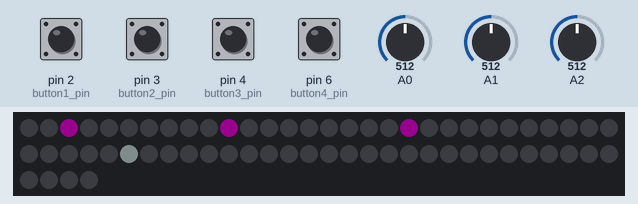
A sketch run on a simulated Teensy 3. Parts: 64 RGB LEDs in strip order, left to right, continuing on the next row. The test bench sets the inputs (shaded band); at power-on: pin 2 (button1_pin), pin 3 (button2_pin), pin 4 (button3_pin), pin 6 (button4_pin) HIGH, A2 = 512, A0 = 512, A1 = 512. Dim RGB values are drawn brighter than linear; random numbers use the default seed unless the sketch sets one.

Above: at 1.2 s.
1.3 s: A2 set to 716
4.3 s: pin 6 (button4_pin) pulled LOW for 0.15 s
7.0 s: A2 set to 992
10.0 s: pin 6 (button4_pin) pulled LOW for 1 s
14.0 s: A2 set to 306
17.0 s: pin 4 (button3_pin) pulled LOW for 1 s
Timing chart, 0 to 19.6 s (numbered marks = the images above; inputs shaded):
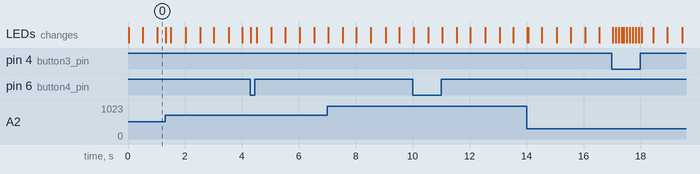

The sketch:

Class_4-etch_a_sketch_with_shake_and_rando.ino
```cpp
/*
  A tiny etch a sketch that can draw random lines

  Top row of pots: x position, y position, color
  button on pin 2 - Save the current position and color to array
  button on pin 3 - errase current led
  button on pin 4 - hold for two seconds to clear screen
  button on pin 6 (not installed in class) - daw a random line

  This has been simplified from the version in class and combined
  with the rando code

  Shake_mode increments from 0 to 3

  When button falls Shake_mode is set to 1
  After two seconds of the button being held down it is set to two
  As soon as it’s in mode 2 the animation is started.
  The animation is done once shake_movement is >7 and the mode is set to 3
  In mode 3 the bank is set to 0, all the variables used in this process are set to 0, and the mode returns to 0


*/


//This first block is all copy-paste and can be left alone except for brightness it just sets up the library

//led biz begin
#include <WS2812Serial.h>
//we'll be using the Teensy audio library and it doesn't play nicely with neopixels.h or fastled
// so Paul of PJRC made this much more efficient version
const int num_of_leds = 64;
const int pin = 5; // only these pins can be used on the Teensy 3.2:  1, 5, 8, 10, 31
byte drawingMemory[num_of_leds * 3];       //  3 bytes per LED
DMAMEM byte displayMemory[num_of_leds * 12]; // 12 bytes per LED
WS2812Serial leds(num_of_leds, displayMemory, drawingMemory, pin, WS2812_GRB);

//1.0 is VERY bright if you're powering it off of 5V
// this needs to be declared and set to something >0 for the LEDs to work
float max_brightness = 0.1;
//led biz end

int button1_pin = 2;
int button2_pin = 3;
int button3_pin = 4;
int button4_pin = 6;

#include <Bounce2.h>
#define BOUNCE_LOCK_OUT

//initialize the debouncers
Bounce debouncer1 = Bounce();
Bounce debouncer2 = Bounce();
Bounce debouncer3 = Bounce();
Bounce debouncer4 = Bounce();

unsigned long current_time;
unsigned long prev[8]; //array of 8 variables named "prev"
int shift;
float set_hue;
int xy_sel;
int xy_count;
int x_pot;
int y_pot;
int rainbow1;
int test2;
int save;
float bank1[8][8];
float save_hue;
int cursor_blink;
int erase_pixel;
int shake_mode;
unsigned long shake_time;
int shake_movement;
int blink_rate;
float blink_brightness;
float bank1_reading;

void setup() {
  leds.begin(); //must be done in setup for the LEDs to work.

  pinMode(button1_pin, INPUT_PULLUP);
  debouncer1.attach(button1_pin);
  debouncer1.interval(10); // interval in ms

  pinMode(button2_pin, INPUT_PULLUP);
  debouncer2.attach(button2_pin);
  debouncer2.interval(10); // interval in ms

  pinMode(button3_pin, INPUT_PULLUP);
  debouncer3.attach(button3_pin);
  debouncer3.interval(10); // interval in ms

  pinMode(button4_pin, INPUT_PULLUP);
  debouncer4.attach(button4_pin);
  debouncer4.interval(10); // interval in ms

  analogReadAveraging(64);  //smooth the readings so they jump around less

  //https://www.maximintegrated.com/en/design/technical-documents/app-notes/4/4400.html
  randomSeed(analogRead(A9)); //get an radnom analog reading to start the random algorhythm. This makes it so the rando() line will actaully be differnt each time it resets.
  rando(); //call the custom function that dras a random line in bank1
}

//void means it returns nothing
void rando() {
  //get new random numbers, then compute the line in the two fors

  float hue1 = random(100) / 99.0;
  int r1 = random(0, 8);
  int r2 = random(0, 8);
  int r3 = random(0, 8);
  int r4 = random(0, 8);

  for ( int x_count = 0; x_count < 8; x_count++) {
    for ( int y_count = 0; y_count < 8; y_count++) {
      xy_count = x_count + (y_count * 8); //goes from 0-63

      if (maskLine(xy_count, r1, r2, r3, r4)) {
        //shift by 1 so we can us 0 to mean tucn the light off. 0 hue is red so we wound't get that color
        bank1[y_count][x_count] = 1.0 + hue1;
      }

    }
  }

}


void loop() {
  current_time = millis();

  debouncer1.update(); //check the buttons
  debouncer2.update();
  debouncer3.update();
  debouncer4.update();

  if (debouncer4.fell()) { //if it's ".read() == 0" it would make new lines as fast as possible
    rando(); //draw one random line
  }

  if (debouncer1.read() == 0) { //is the button being pressed
    save = 1;
  }

  if (debouncer2.read() == 0) { //is the button being pressed
    erase_pixel = 1;
  }

  if (debouncer3.fell()) { //was the button not pressed and now it is
    shake_time = current_time;
    shake_mode = 1;
  }

  if (debouncer3.rose()) {
    if (shake_mode == 1) {
      //only go back to mode 0 if we're in mode 1
      // otherwise we'll have to keep holging the button untill the shake animation is done
      // since if we realse during it the mode would reset and it won't actually clear it
      shake_mode = 0;
    }
  }

  if (debouncer3.read() == 0) { //while the button is down
    if (current_time - shake_time > 2000) {
      if (shake_mode == 1) {
        shake_mode = 2; //change the mode after its held for 2 seconds
      }
    }
  }


  if (shake_mode == 2) {
    if (current_time - prev[2] > 100) {
      prev[2] = current_time;

      shake_movement++; //increment ever 150 ms and go on to the next mode once we hit 8
      if (shake_movement > 7) {
        shake_mode = 3;
      }

    }
  }

  if (shake_mode == 3) {  //clear the screen
    Serial.println("SHAKE!");
    shake_mode = 0; //reset these variables so everythign starts at 0 nect time we shake it up
    shake_movement = 0;

    for (int x = 0; x < 8; x++) {
      for (int y = 0; y < 8; y++) {
        bank1[y][x] = 0; //clear the bank by setting each position to 0
      }
    }
  }

  if (save == 1) {
    //shift by 1 so we can us 0 to mean turn the light off. 0 hue is red so we wound't get that color
    bank1[y_pot][x_pot] = save_hue + 1;
    save = 0;
  }

  if (erase_pixel == 1) {
    bank1[y_pot][x_pot] = 0;
    erase_pixel = 0; //after we earase the pixel exit this mode
  }

  if (shake_mode == 1) { //blink faster while youre holding down the button and it's clearing
    blink_rate = 100;
  }
  else {
    blink_rate = 500;
  }

  if (current_time - prev[1] > blink_rate) {
    prev[1] = current_time;
    cursor_blink = !cursor_blink; //1 becomes 0 and visa versa
  }


  if (current_time - prev[0] > 33) { //33 millis is about 30Hz, aka fps
    prev[0] = current_time;

    x_pot = map(analogRead(A0), 0, 1023, 0, 7); //map to just 0-7 to select the column...
    //" 7- " flips it so turing right goes up. chancing the map doesnt work as well.
    y_pot = 7 - map(analogRead(A1), 0, 1023, 0, 7);
    xy_sel = x_pot + (y_pot * 8); //both of these are combined to set the exact pixel from 0-63

    save_hue = map(analogRead(A2), 0, 1023, 0, 100) / 100.0; //map can't do floats so this gives us 0-1.0

    for ( int x_count = 0; x_count < 8; x_count++) {
      for ( int y_count = 0; y_count < 8; y_count++) {
        xy_count = x_count + (y_count * 8); //goes from 0-63

        set_pixel(xy_count, 0, 0, 0); // turn everything off. otherwise the last "frame" swill still show

        if (shake_mode == 2) {
          //change where were looking in the bank with the changing shake_movement
          bank1_reading = bank1[y_count - shake_movement][x_count];
        }
        else {
          //dispay the bank just as it is
          bank1_reading = bank1[y_count][x_count];
        }

        if (bank1_reading >= 1) {
          float hue = bank1_reading - 1.0; //We shifted by one when we saved it so we need to shift it back to get the hue
          set_pixel(xy_count, hue, 1, 1);
        }

        if (xy_count == xy_sel) {
          if (shake_mode == 1) {  //make it brighter when you're holding the button
            set_pixel(xy_sel, save_hue , cursor_blink, 1);
          }
          else {
            set_pixel(xy_sel, save_hue , cursor_blink, .5);
          }
        }
      }
    }
    leds.show(); // after we've set what we want all the LEDs to be we send the data out through this function
  }

}// loop is over


//This function is a little different than you might see in other libraries but it works pretty similar
// instead of 0-255 you see in other libraries this is all 0-1.0
// you can copy this to the bottom of any code as long as the declarations at the top in "led biz" are done

//set_pixel_HSV(led to change, hue,saturation,value aka brightness)
// led to change is 0-63
// all other are 0.0 to 1.0
// hue - 0 is red, then through the ROYGBIV to 1.0 as red again
// saturation - 0 is fully white, 1 is fully colored.
// value - 0 is off, 1 is the value set by max_brightness
// (it's not called brightness since, unlike in photoshop, we're going from black to fully lit up

//based on https://stackoverflow.com/questions/3018313/algorithm-to-convert-rgb-to-hsv-and-hsv-to-rgb-in-range-0-255-for-both

void set_pixel(int pixel, float fh, float fs, float fv) {
  byte RedLight;
  byte GreenLight;
  byte BlueLight;

  byte h = fh * 255;
  byte s = fs * 255;
  byte v = fv * max_brightness * 255;

  h = (h * 192) / 256;  // 0..191
  unsigned int i = h / 32;   // We want a value of 0 thru 5
  unsigned int f = (h % 32) * 8;   // 'fractional' part of 'i' 0..248 in jumps

  unsigned int sInv = 255 - s;  // 0 -> 0xff, 0xff -> 0
  unsigned int fInv = 255 - f;  // 0 -> 0xff, 0xff -> 0
  byte pv = v * sInv / 256;  // pv will be in range 0 - 255
  byte qv = v * (256 - s * f / 256) / 256;
  byte tv = v * (256 - s * fInv / 256) / 256;

  switch (i) {
    case 0:
      RedLight = v;
      GreenLight = tv;
      BlueLight = pv;
      break;
    case 1:
      RedLight = qv;
      GreenLight = v;
      BlueLight = pv;
      break;
    case 2:
      RedLight = pv;
      GreenLight = v;
      BlueLight = tv;
      break;
    case 3:
      RedLight = pv;
      GreenLight = qv;
      BlueLight = v;
      break;
    case 4:
      RedLight = tv;
      GreenLight = pv;
      BlueLight = v;
      break;
    case 5:
      RedLight = v;
      GreenLight = pv;
      BlueLight = qv;
      break;
  }
  leds.setPixelColor(pixel, RedLight, GreenLight, BlueLight);
}

#ifndef _swap_int16_t
#define _swap_int16_t(a, b)                                                    \
  {                                                                            \
    int16_t t = a;                                                             \
    a = b;                                                                     \
    b = t;                                                                     \
  }
#endif

// Will return a 1 if there is a line at that point devined by the parameters
// maskLine(pixel selected, First x, first y, destination x, destinationy)
// based on https://github.com/adafruit/Adafruit-GFX-Library/blob/0b6068e833b050fa83ed90558c54f3389d26bc5b/Adafruit_GFX.cpp#L132

byte maskLine(int16_t sel, int16_t x0, int16_t y0, int16_t x1, int16_t y1) {
  byte pixels[64];
  x0 = constrain(x0, 0, 7);
  x1 = constrain(x1, 0, 7);
  y0 = constrain(y0, 0, 7);
  y1 = constrain(y1, 0, 7);
  pixels[sel] = 0;

  int16_t steep = abs(y1 - y0) > abs(x1 - x0);
  if (steep) {
    _swap_int16_t(x0, y0);
    _swap_int16_t(x1, y1);
  }

  if (x0 > x1) {
    _swap_int16_t(x0, x1);
    _swap_int16_t(y0, y1);
  }

  int16_t dx, dy;
  dx = x1 - x0;
  dy = abs(y1 - y0);

  int16_t err = dx >> 1;
  int16_t ystep;

  if (y0 < y1) {
    ystep = 1;
  } else {
    ystep = -1;
  }

  for (; x0 <= x1; x0++) {
    if (steep) {
      int xyc = y0 + (x0 << 3);
      //writePixel(y0, x0, color);
      pixels[xyc] = 1;
      //return xyc;
      //set_pixel(xyc, 0, 0, 1);
    } else {
      int xyc = x0 + (y0 << 3);
      //return xyc;
      pixels[xyc] = 1;
      //set_pixel(xyc, 0, 0, 1);
      //writePixel(x0, y0, color);
    }
    err -= dy;
    if (err < 0) {
      y0 += ystep;
      err += dx;
    }
  }

  if (pixels[sel] == 1) {
    return 1;
  }
  else {
    return 0;
  }

}
//three lines using three pairs of points. returns a 1 if the pixel select is on the triangles lines
//  maskTriangle(pixel selected, x0, y0, x1,y1,x2,y2) {
//  You can enable fill but right now it takes too long to up;date fater than 10fps
byte maskTriangle(int sel, int16_t x0, int16_t y0, int16_t x1, int16_t y1, int16_t x2, int16_t y2) {
  byte p[64];
  byte a = maskLine(sel, x0, y0, x1,  y1);
  byte b = maskLine(sel, x1, y1, x2,  y2);
  byte c = maskLine(sel, x2, y2, x0,  y0);
  byte f = a + b + c;
  p[sel] = 0;
  if (f > 0) {
    p[sel] = 1;
  }

  byte pr, r;
  int open1 = 0;
  int close1 = 0;

  if (0) { //enable for fill.  this takes like 70ms to do so can't update at 30 fps
    for (byte xx = 0; xx < 8; xx++) {
      for (byte j = 0; j < 8; j++) {
        byte cs = xx + (j << 3);
        byte a = maskLine(cs, x0, y0, x1,  y1);
        byte b = maskLine(cs, x1, y1, x2,  y2);
        byte c = maskLine(cs, x2, y2, x0,  y0);
        byte f = a + b + c;
        p[cs] = 0;
        if (f > 0) {
          p[cs] = 1;
        }
      }
      for (byte yy = 1; yy < 8; yy++) {

        int cxy = xx + (yy * 8);
        int pxy = (xx) + ((yy - 1) * 8);
        if (p[pxy] > 0 && p[cxy] == 0) {
          open1 = yy;
          //Serial.print(" !");          Serial.println(open1);
        }
        if (open1 > 0) {
          if (p[pxy] == 0 && p[cxy] > 0) {
            close1 = yy;
          }

        }
        if (close1 > 0 && open1 < close1) {
          for (int yf = open1; yf < close1; yf++) {
            p[xx + (yf * 8)] = 1;
          }
        }
      }
    }
  }

  if (p[sel] > 0) {
    return 1;
  }
  else {
    return 0;
  }
}

//four lines using four pairs of points. returns a 1 if the pixel select is on the triangles lines
//  maskRectangle(pixel selected, x0, y0, x1,y1,x2,y2,x3,y3) {

byte maskPolygon(int sel, int16_t x0, int16_t y0, int16_t x1, int16_t y1, int16_t x2, int16_t y2, int16_t x3, int16_t y3) {
  byte p[64];
  byte a = maskLine(sel, x0, y0, x1,  y1);
  byte b = maskLine(sel, x1, y1, x2,  y2);
  byte c = maskLine(sel, x2, y2, x3,  y3);
  byte d = maskLine(sel, x3, y3, x0,  y0);
  byte f = a + b + c + d;
  p[sel] = 0;
  if (f > 0) {
    p[sel] = 1;
  }

  if (p[sel] > 0) {
    return 1;
  }
  else {
    return 0;
  }
}
```
